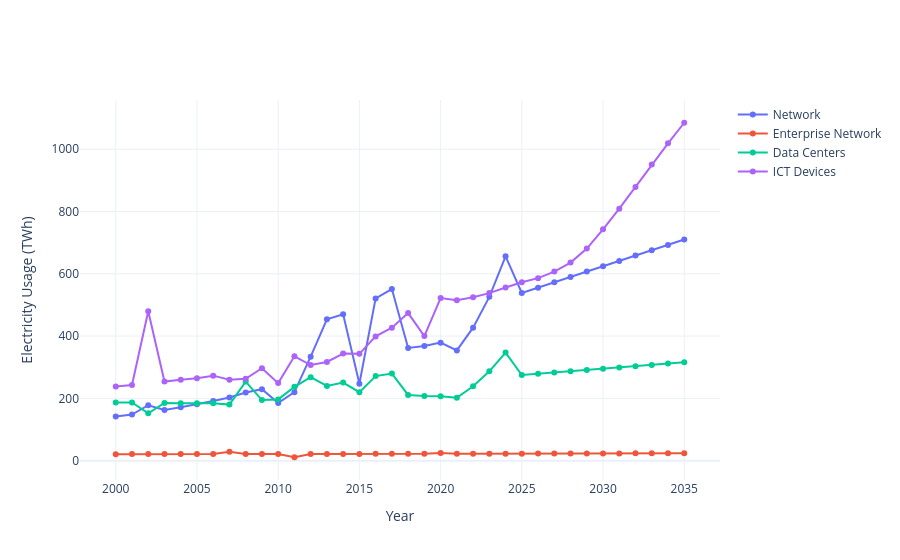

Notebook code for this chart:
### Code cell
import plotly.graph_objects as go
import pandas as pd

# Base data
data = {
    "Year": list(range(2000, 2036)),
    "Network_Electricity_Usage_TWh": [
        141.894855, 148.2371723, 178, 162.9657579, 171.5000731, 180.9266839, 191.3413414,
        203, 219, 229.6350819, 185, 220, 334, 454, 470, 247, 521, 551, 362, 368, 379, 354,
        427, 526, 656, 538.363593, 555.528482, 572.693371, 589.85826, 607.023149, 624.188037,
        641.352926, 658.517815, 675.682704, 692.847593, 710.012482
    ],
    "Enterprise_Network_Electricity_Usage_TWh": [
        21.00565577, 21.04940654, 21.0939647, 21.13939625, 21.18577285, 21.23317237,
        21.2816794, 29, 21.382392, 21.43480639, 21.48874753, 11, 21.60173717, 21.66107901,
        21.72253654, 21.78629151, 21.85254211, 21.92150464, 21.99341515, 22.06853141, 25,
        22.23709711, 22.31660693, 22.438411, 22.52416364, 22.60361285, 22.70115795,
        22.81519469, 22.98280967, 23.09730126, 23.21819584, 23.30170177, 23.44404743,
        23.63871491, 23.88717793, 24.0884602
    ],
    "Data_Center_Electricity_Usage_TWh": [
        186.45511, 186.990924, 152, 185.561585, 184.733436, 184.347874, 184.598878,
        180, 254, 194.557379, 196.697093, 237, 268, 239.843959, 250.7613, 220, 271.635739,
        279.523457, 211, 208, 207, 202, 239, 287, 347, 275.079758, 279.139103, 283.198448,
        287.257794, 291.317139, 295.376484, 299.43583, 303.495175, 307.55452, 311.613865,
        315.673211
    ],
    "ICT_Devices_Electricity_Usage_TWh": [
        238, 243, 480, 254, 260, 265, 273, 260, 263, 297, 249, 335, 307, 317, 344, 343, 399,
        427, 474, 400, 522, 515, 525, 538, 556, 573, 586, 607, 636, 681, 743, 809, 879, 951,
        1019, 1085
    ]
}

# Create DataFrame
df = pd.DataFrame(data)

# Create figure
fig = go.Figure()

# Add each category as a line
fig.add_trace(go.Scatter(x=df["Year"], y=df["Network_Electricity_Usage_TWh"],
                         mode='lines+markers', name='Network'))
fig.add_trace(go.Scatter(x=df["Year"], y=df["Enterprise_Network_Electricity_Usage_TWh"],
                         mode='lines+markers', name='Enterprise Network'))
fig.add_trace(go.Scatter(x=df["Year"], y=df["Data_Center_Electricity_Usage_TWh"],
                         mode='lines+markers', name='Data Centers'))
fig.add_trace(go.Scatter(x=df["Year"], y=df["ICT_Devices_Electricity_Usage_TWh"],
                         mode='lines+markers', name='ICT Devices'))

# Update layout
fig.update_layout(
    #title="ICT Sector Electricity Usage by Category (2000–2035)",
    xaxis_title="Year",
    yaxis_title="Electricity Usage (TWh)",
    hovermode='x unified',
    template='plotly_white'
)

fig.show()
